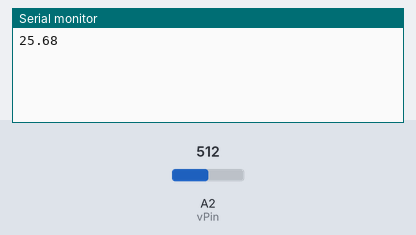
Simulated run of this sketch. Board: ATtiny85, built with avr-gcc and run on an emulated ATtiny85. Parts: the last lines printed to the serial monitor. The test bench sets the inputs (shaded band); at power-on: A2 (vPin) = 512.

Above: at 1.2 s.
1.3 s: A2 (vPin) set to 716
At 1.3 s:
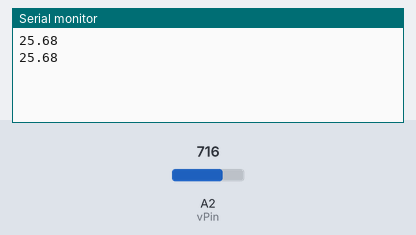
2.8 s: A2 (vPin) set to 900
At 4.0 s:
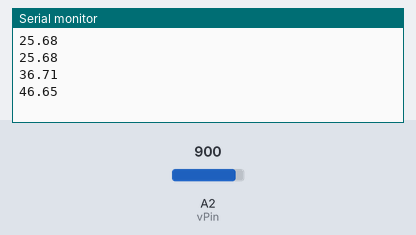
Timing chart, 0 to 5.8 s (numbered marks = the images above; inputs shaded):
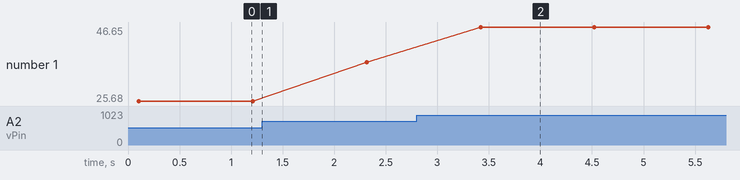

The sketch:

uno_volt.ino
```cpp
#define NUM_SAMPLES 10

//#define DEBUG 1

int sum = 0;                    // sum of samples taken
unsigned char sample_count = 0; // current sample number
float voltage = 0.0;            // calculated voltage
const byte vPin = A2;

void setup()
{
  Serial.begin(9600);
}

void loop()
{
  float myvin = getVolt(vPin);
  Serial.println(myvin);
  delay(1000);
}

float getVolt(int aPin)
{
  float retVal = 0.0;
  float vcc = readVcc();
  // take a number of analog samples and add them up
  while (sample_count < NUM_SAMPLES)
  {
    sum += analogRead(aPin);
    sample_count++;
    delay(10);
  }
  // calculate the voltage
  // use 5.0 for a 5.0V ADC reference voltage
  // 5.015V is the calibrated reference voltage 5.03
  voltage = ((float)sum / (float)NUM_SAMPLES * vcc) / 1024.0;
  //voltage = ((float)sum / (float)NUM_SAMPLES * readVcc()) / 1024.0;
  // send voltage for display on Serial Monitor
  // voltage multiplied by 11 when using voltage divider that
  // divides by 11. 11.132 is the calibrated voltage divide
  // value
  retVal = voltage * 11.069;
  if (retVal < 0.09)
    retVal = 0.0;
  sample_count = 0;
  sum = 0;
  // not sure why it's off by 2
  retVal -= 2;
  return retVal;
}

float readVcc()
{
  float t;
  // Read 1.1V reference against AVcc
  // set the reference to Vcc and the measurement to the internal 1.1V reference
#if defined(__AVR_ATmega32U4__) || defined(__AVR_ATmega1280__) || defined(__AVR_ATmega2560__)
  ADMUX = _BV(REFS0) | _BV(MUX4) | _BV(MUX3) | _BV(MUX2) | _BV(MUX1);
#elif defined (__AVR_ATtiny24__) || defined(__AVR_ATtiny44__) || defined(__AVR_ATtiny84__)
  ADMUX = _BV(MUX5) | _BV(MUX0);
#elif defined (__AVR_ATtiny25__) || defined(__AVR_ATtiny45__) || defined(__AVR_ATtiny85__)
  ADMUX = _BV(MUX3) | _BV(MUX2);
#else
  ADMUX = _BV(REFS0) | _BV(MUX3) | _BV(MUX2) | _BV(MUX1);
#endif
  delay(2); // Wait for Vref to settle
  ADCSRA |= _BV(ADSC); // Start conversion
  while (bit_is_set(ADCSRA, ADSC)); // measuring
  uint8_t low  = ADCL; // must read ADCL first - it then locks ADCH
  uint8_t high = ADCH; // unlocks both
  long result = (high << 8) | low;
  result = 1125300L / result; // Calculate Vcc (in mV); 1125300 = 1.1*1023*1000
  t = (float)result / 1000;
  return t; // Vcc in millivolts
}
```

Measured:
- after the input at 2.8 s, the serial monitor: prints a new line after 0.62 s (image 2)
- plotted number 1: 25.68 → 36.71 after the input at 1.3 s, 36.71 → 46.65 after the input at 2.8 s
